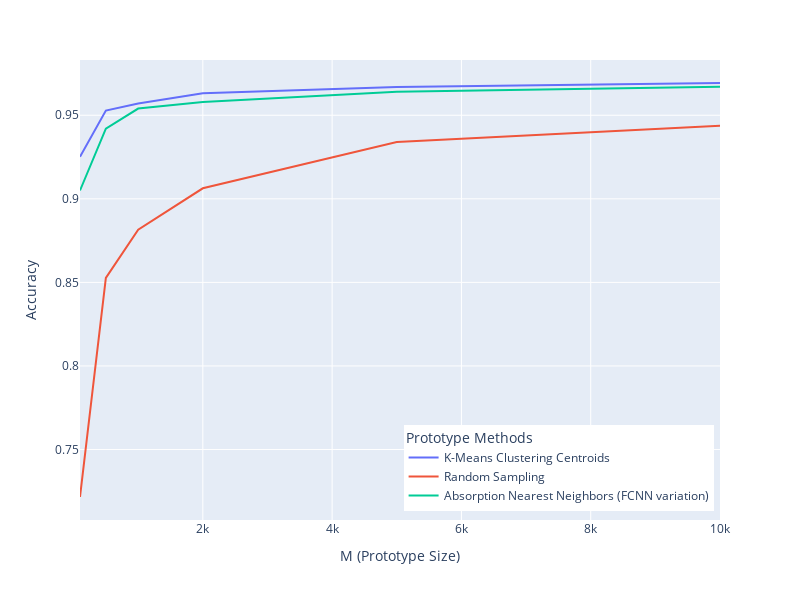

The notebook cell saved with this chart:
### Code cell
# Accuracy comparision plots for M={100,500,1000,2000,5000,10000}
df= pd.DataFrame.from_dict({'M (Prototype Size)':M,'Random Sampling':rand_scores,'K-Means Clustering Centroids':kmeans_scores,"Absorption Nearest Neighbors (FCNN variation)":absNN_scores})
df=pd.melt(df,id_vars=['M (Prototype Size)'],value_vars=['K-Means Clustering Centroids','Random Sampling','Absorption Nearest Neighbors (FCNN variation)'])
df=df.rename(columns={"value":'Accuracy',"variable":"Prototype Methods"})
fig=px.line(df,x='M (Prototype Size)',y='Accuracy',color='Prototype Methods',width=800,height=600)
fig.update_layout(legend=dict(
    yanchor="bottom",
    y=0.02,
    xanchor="right",
    x=0.99
))
fig.show()

### Figure 1 — Plotly figure (JSON) as saved in the notebook; plotly's stock layout.template omitted (floating-point values rounded to 4 significant figures)
{"data": [{"hovertemplate": "Prototype Methods=K-Means Clustering Centroids<br>M (Prototype Size)=%{x}<br>Accuracy=%{y}<extra></extra>", "legendgroup": "K-Means Clustering Centroids", "line": {"color": "#636efa", "dash": "solid"}, "marker": {"symbol": "circle"}, "mode": "lines", "name": "K-Means Clustering Centroids", "orientation": "v", "showlegend": true, "type": "scatter", "x": [100, 500, 1000, 2000, 5000, 10000], "xaxis": "x", "y": [0.9251, 0.9528, 0.957, 0.9631, 0.9669, 0.9693], "yaxis": "y"}, {"hovertemplate": "Prototype Methods=Random Sampling<br>M (Prototype Size)=%{x}<br>Accuracy=%{y}<extra></extra>", "legendgroup": "Random Sampling", "line": {"color": "#EF553B", "dash": "solid"}, "marker": {"symbol": "circle"}, "mode": "lines", "name": "Random Sampling", "orientation": "v", "showlegend": true, "type": "scatter", "x": [100, 500, 1000, 2000, 5000, 10000], "xaxis": "x", "y": [0.7216, 0.8527, 0.8815, 0.9063, 0.934, 0.9437], "yaxis": "y"}, {"hovertemplate": "Prototype Methods=Absorption Nearest Neighbors (FCNN variation)<br>M (Prototype Size)=%{x}<br>Accuracy=%{y}<extra></extra>", "legendgroup": "Absorption Nearest Neighbors (FCNN variation)", "line": {"color": "#00cc96", "dash": "solid"}, "marker": {"symbol": "circle"}, "mode": "lines", "name": "Absorption Nearest Neighbors (FCNN variation)", "orientation": "v", "showlegend": true, "type": "scatter", "x": [100, 500, 1000, 2000, 5000, 10000], "xaxis": "x", "y": [0.905, 0.942, 0.954, 0.958, 0.964, 0.967], "yaxis": "y"}], "layout": {"height": 600, "legend": {"title": {"text": "Prototype Methods"}, "tracegroupgap": 0, "x": 0.99, "xanchor": "right", "y": 0.02, "yanchor": "bottom"}, "margin": {"t": 60}, "width": 800, "xaxis": {"anchor": "y", "domain": [0, 1], "title": {"text": "M (Prototype Size)"}}, "yaxis": {"anchor": "x", "domain": [0, 1], "title": {"text": "Accuracy"}}}}
